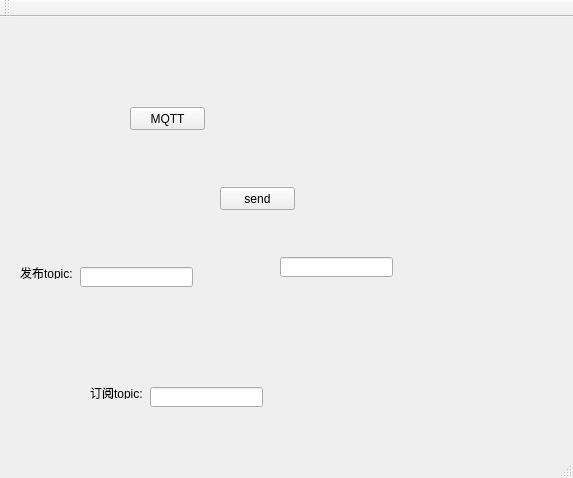
<?xml version="1.0" encoding="UTF-8"?>
<ui version="4.0">
 <class>MainWindow</class>
 <widget class="QMainWindow" name="MainWindow">
  <property name="geometry">
   <rect>
    <x>0</x>
    <y>0</y>
    <width>573</width>
    <height>478</height>
   </rect>
  </property>
  <property name="windowTitle">
   <string>MainWindow</string>
  </property>
  <widget class="QWidget" name="centralWidget">
   <widget class="QPushButton" name="ButtonMqtt">
    <property name="geometry">
     <rect>
      <x>130</x>
      <y>90</y>
      <width>75</width>
      <height>23</height>
     </rect>
    </property>
    <property name="text">
     <string>MQTT</string>
    </property>
   </widget>
   <widget class="QPushButton" name="sendButton">
    <property name="geometry">
     <rect>
      <x>220</x>
      <y>170</y>
      <width>75</width>
      <height>23</height>
     </rect>
    </property>
    <property name="text">
     <string>send</string>
    </property>
   </widget>
   <widget class="QLineEdit" name="topic">
    <property name="geometry">
     <rect>
      <x>80</x>
      <y>250</y>
      <width>113</width>
      <height>20</height>
     </rect>
    </property>
   </widget>
   <widget class="QLineEdit" name="meg">
    <property name="geometry">
     <rect>
      <x>280</x>
      <y>240</y>
      <width>113</width>
      <height>20</height>
     </rect>
    </property>
   </widget>
   <widget class="QLabel" name="label">
    <property name="geometry">
     <rect>
      <x>20</x>
      <y>250</y>
      <width>54</width>
      <height>12</height>
     </rect>
    </property>
    <property name="text">
     <string>发布topic:</string>
    </property>
   </widget>
   <widget class="QLabel" name="label_2">
    <property name="geometry">
     <rect>
      <x>90</x>
      <y>370</y>
      <width>54</width>
      <height>12</height>
     </rect>
    </property>
    <property name="text">
     <string>订阅topic:</string>
    </property>
   </widget>
   <widget class="QLineEdit" name="sub_topic">
    <property name="geometry">
     <rect>
      <x>150</x>
      <y>370</y>
      <width>113</width>
      <height>20</height>
     </rect>
    </property>
   </widget>
  </widget>
  <widget class="QMenuBar" name="menuBar">
   <property name="geometry">
    <rect>
     <x>0</x>
     <y>0</y>
     <width>573</width>
     <height>23</height>
    </rect>
   </property>
  </widget>
  <widget class="QToolBar" name="mainToolBar">
   <attribute name="toolBarArea">
    <enum>TopToolBarArea</enum>
   </attribute>
   <attribute name="toolBarBreak">
    <bool>false</bool>
   </attribute>
  </widget>
  <widget class="QStatusBar" name="statusBar"/>
 </widget>
 <layoutdefault spacing="6" margin="11"/>
 <resources/>
 <connections/>
</ui>
